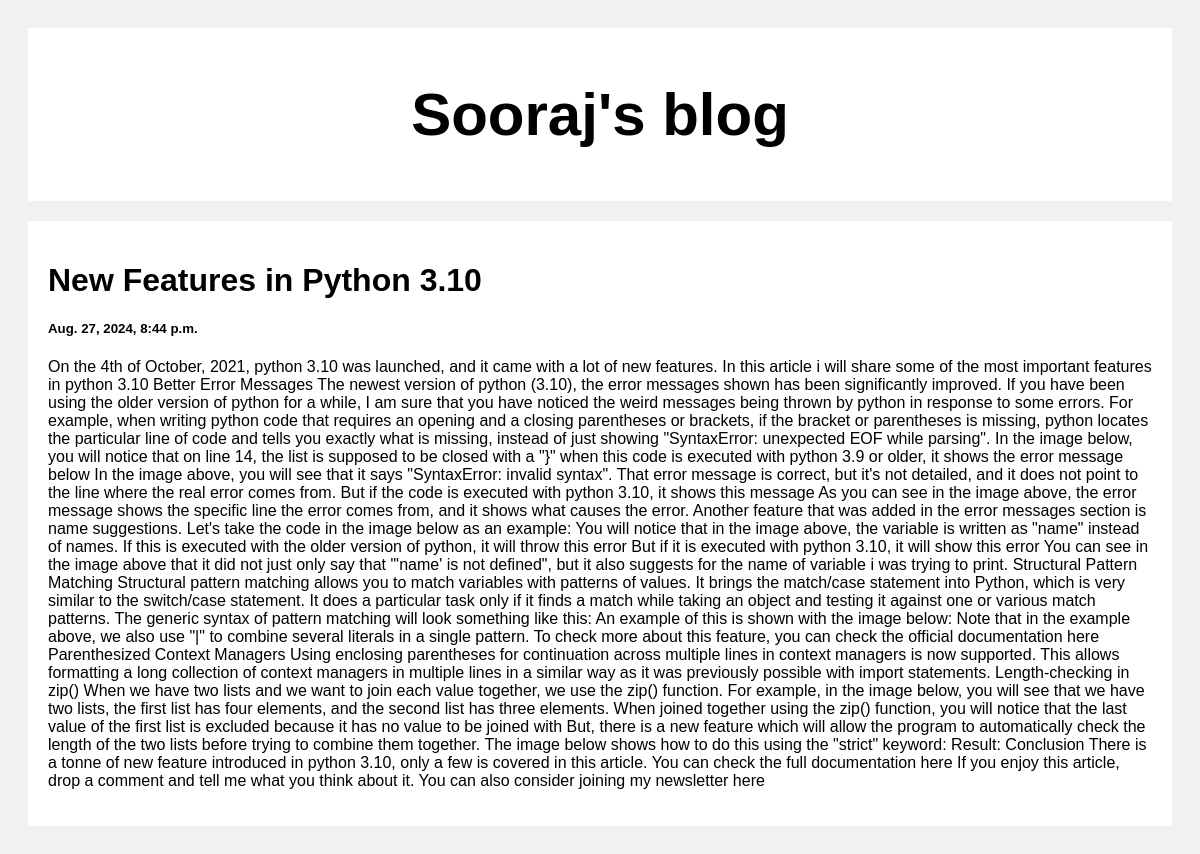
/post/1, run on the app's committed database.
### posts/models.py (models this page shows)
class post(models.Model):
    title = models.CharField(max_length=100)
    body = models.CharField(max_length=1000000)
    created_at = models.DateTimeField(default= datetime.now, blank=True )

### posts/views.py (the view)
# urls.py: path('', include('posts.urls'))
def posts(request, pk):
    posts = post.objects.get(id=pk)
    return render(request, 'posts.html', {'posts' : posts})

### templates/posts.html (shortened to what this page needs)
<!DOCTYPE html>
<html>
<head>
</head>
<body>
<div class="header">
  <h2>Sooraj's blog</h2>
</div>
<div class="row">
  <div class="leftcolumn">
    <div class="card">
        <h1>{{posts.title}}</h1>
        <h5>{{posts.created_at}}</h5>
        <p>{{posts.body}}</p>
    </div>
  </div>
</div>
</body>
</html>

### templates/posts.html (style rules this page uses)
* { box-sizing: border-box; }
body { font-family: Arial; padding: 20px; background: #f1f1f1; }
.header { padding: 2px; font-size: 40px; text-align: center; background: white; }
.leftcolumn { float: left; width: 100%; }
.card { background-color: white; padding: 20px; margin-top: 20px; }
.row:after { content: ""; display: table; clear: both; }

### data on the page
post: title "New Features in Python 3.10", created_at "Aug. 27, 2024, 8:44 p.m.", body "On the 4th of October, 2021, python 3.10 was launched, and it came with a lot of new features. In this article i will share some of the most important features in python 3.10 Better Error Messages The newest version of python (3.10), the error messages shown has been significantly improved. If you have been using the older version of python for a while, I am sure that you have noticed the weird messages being thrown by python in response to some errors. For example, when writing python code that requires an opening and a closing parentheses or brackets, if the bracket or parentheses is missing, python locates the particular line of code and tells you exactly what is missing, instead of just…"
